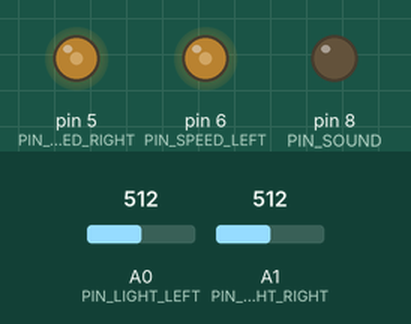
Bench run of a sketch on a simulated Arduino Uno, built with avr-gcc and run on an emulated ATmega328P. On the bench: output pins drawn as LEDs (lit = HIGH). Dashed ring = blinking. The test bench sets the inputs (shaded band); at power-on: A0 (PIN_LIGHT_LEFT) = 512, A1 (PIN_LIGHT_RIGHT) = 512.

Above: at 0.85 s.
0.9 s: A0 (PIN_LIGHT_LEFT) set to 810
At 2.0 s:
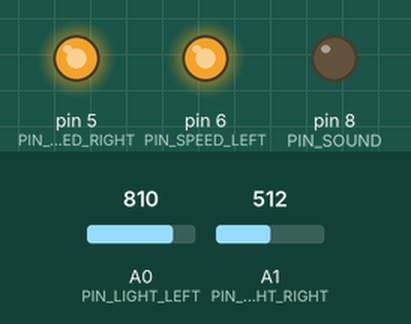
2.4 s: A0 (PIN_LIGHT_LEFT) set to 782
At 2.55 s:
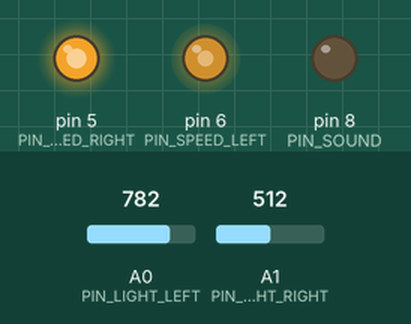
5.4 s: A0 (PIN_LIGHT_LEFT) set to 900
6.9 s: A0 (PIN_LIGHT_LEFT) set to 790
At 15.05 s:
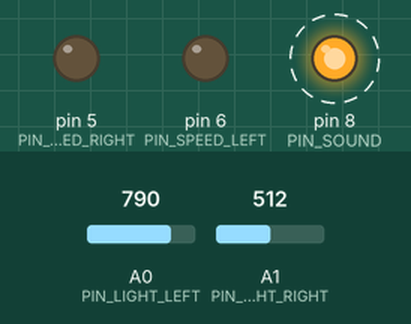
Timing chart, 0 to 17.0 s (numbered marks = the images above; inputs shaded):
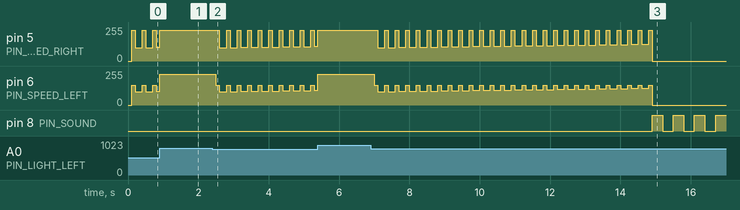

The sketch:

Omegabot.ino
```cpp
#define PIN_SPEED_RIGHT 5
#define PIN_SPEED_LEFT 6
#define PIN_RIGHT_DIRECTION 4
#define PIN_LEFT_DIRECTION 7
#define PIN_LIGHT_RIGHT 1
#define PIN_LIGHT_LEFT 0
#define PIN_SOUND 8


const byte PS_128 = (1 << ADPS2) | (1 << ADPS1) | (1 << ADPS0);
const byte PS_16 = (1 << ADPS2);


void setup() {

    ADCSRA &= ~PS_128;
    ADCSRA |= PS_16;

    pinMode(PIN_LIGHT_RIGHT, INPUT);
    pinMode(PIN_LIGHT_LEFT, INPUT);
    pinMode(PIN_SOUND, OUTPUT);
    int freshold = 800;

    while (true) {
        if ((analogRead(PIN_LIGHT_RIGHT) > freshold)  &&  (analogRead(PIN_LIGHT_LEFT) > freshold)) { forward(230); }
        if ((analogRead(PIN_LIGHT_RIGHT) > freshold)  &&  (analogRead(PIN_LIGHT_LEFT) < freshold)) { right(230); }
        if ((analogRead(PIN_LIGHT_RIGHT) < freshold)  &&  (analogRead(PIN_LIGHT_LEFT) > freshold)) { left(230); }
        if ((analogRead(PIN_LIGHT_RIGHT) < freshold)  &&  (analogRead(PIN_LIGHT_LEFT) < freshold)) { search(); }
    }
}


void loop() {}


void forward(byte speed){
  digitalWrite(PIN_RIGHT_DIRECTION, HIGH);
  digitalWrite(PIN_LEFT_DIRECTION, HIGH);
  analogWrite(PIN_SPEED_RIGHT, speed);
  analogWrite(PIN_SPEED_LEFT, speed);
}


void stop() {
  analogWrite(PIN_SPEED_RIGHT, LOW);
  analogWrite(PIN_SPEED_LEFT, LOW);

  while (true) {
    digitalWrite(PIN_SOUND, HIGH);
    if ((analogRead(PIN_LIGHT_RIGHT) > 800)  ||  (analogRead(PIN_LIGHT_LEFT) > 800)) {
      digitalWrite(PIN_SOUND, LOW);
      break;
    }
    delay(300);
    digitalWrite(PIN_SOUND, LOW);
    delay(300);
  };
}


void left(byte speed) {
  digitalWrite(PIN_RIGHT_DIRECTION, LOW);
  digitalWrite(PIN_LEFT_DIRECTION, HIGH);
  analogWrite(PIN_SPEED_RIGHT, 230);
  analogWrite(PIN_SPEED_LEFT, speed);
}


void right(byte speed) {
  digitalWrite(PIN_RIGHT_DIRECTION, HIGH);
  digitalWrite(PIN_LEFT_DIRECTION, LOW);
  analogWrite(PIN_SPEED_RIGHT, speed);
  analogWrite(PIN_SPEED_LEFT, 230);
}


void back(byte speed) {
  digitalWrite(PIN_RIGHT_DIRECTION, LOW);
  digitalWrite(PIN_LEFT_DIRECTION, LOW);
  analogWrite(PIN_SPEED_RIGHT, speed);
  analogWrite(PIN_SPEED_LEFT, speed);
}


void search() {
  unsigned long time = millis();
  byte speed_increment = 100;
  while ((analogRead(PIN_LIGHT_RIGHT) < 800) && (analogRead(PIN_LIGHT_LEFT) < 800)) {
    delay(100);
    left(150);
    delay(100);
    forward(speed_increment);

    if (speed_increment > 150) {
      speed_increment = 150;
    }
    speed_increment += 1;
    if (millis() - time > 8000) {
      stop();
      break;
    }
    delay(100);
  }
}
```

Measured:
- the behaviour switches between 800 and 799 on A0 (PIN_LIGHT_LEFT) (found by bisection; images 1 and 2)
- after the input at 2.4 s, pin 5 (PIN_SPEED_RIGHT): ramps from 100/255 to 230/255 and jumps back, once every 0.30 s; pin 6 (PIN_SPEED_LEFT): ramps from 150/255 to 100/255 and jumps back, once every 0.30 s
